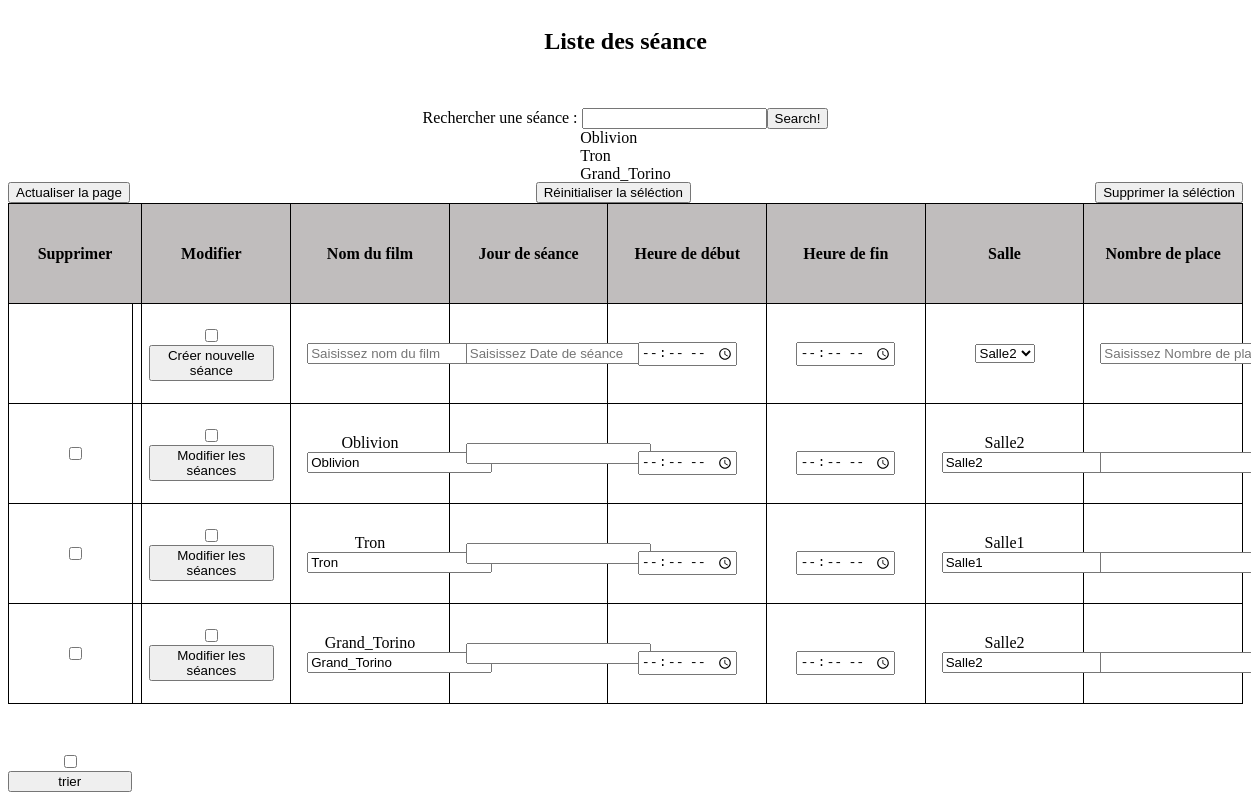
The page /Brouillon_tri2.php on the database its author committed.
### tables this page shows
CREATE TABLE seance_cinema1 (
  `Id` int(11) NOT NULL,
  `FilmName` varchar(250) NOT NULL,
  `DateSeanceBegin` datetime DEFAULT NULL,
  `DateSeanceEnd` datetime DEFAULT NULL,
  `SalleName` varchar(250) DEFAULT NULL,
  `Nombre_de_reservation` int(11) DEFAULT NULL,
  `place_disponible` int(11) DEFAULT NULL
);

### Brouillon_tri2.php (the view, shortened to what this page needs)
<HTML>
    <HEAD>
    </HEAD>
    <body>
    <form class="ligne3"><input type="button" onclick='window.location.reload(false)' value="Actualiser la page"/></form>
    <h2 class="ligne1">Liste des séance</h2>
    <?php
        $pdo = new PDO('mysql:host=localhost;dbname=kinepolise', 'root', '');?>
        <table class="table1">
        <thead>
            <form method="post" action="">
            <input type="checkbox" required="required" value="tri"></br>
        <button name="triNomFilm" type="submit">trier</button>
        <td>Modifier</td>
        <td>Nom du film</td>
        <td>Jour de séance</td>
        <td>Heure de début</td>
        <td>Heure de fin</td>
        <td>Salle</td>
        <td>Nombre de place</td>
        </thead>
    <tr>
    <form method="post" action="">
    <td><input type="checkbox" name="NoRepeat" id="NoRepeat" required="required" value="NoRepeat"><button name="ajoutseance" type="submit">Créer nouvelle séance</button></td>
    <td><input type="text" required="required" name="FilmName" id="FilmName" placeholder="Saisissez nom du film"></td>
    <td><input type="datetime" required="required" name="DateOfNewSeance" id="DateOfNewSeance" placeholder="Saisissez Date de séance"></td>
    <td><input type="time" required="required" name="HourBegin" id="HourBegin" placeholder="Choisissez heure de début"></td>
    <td><input type="time" required="required" name="HourEnd" id="HourEnd" placeholder="Choisissez heure de fin"></td>
        <td><select name="SalleName" required="required" id="SalleName">
        <?php
                try {
                    $pdo = new PDO('mysql:host=localhost;dbname=kinepolise', 'root', '');
                    foreach ($pdo->query('SELECT SalleName FROM infos_cinema1', PDO::FETCH_ASSOC) as $seance) { ?>
                        <option id="Salle"> <?php echo $seance['SalleName'].'<br>'; ?></option> <?php
                    }
                } catch (PDOException $e) {
                    echo 'Récupération Salle impossible';
                }
                ?>
        </select></td>
        <td><input type="number" required="required" name="Nombre_de_place" id="Nombre_de_place" placeholder="Saisissez Nombre de place"></td>
            </form>
        </tr>
        <?php
    foreach ($pdo->query('SELECT * FROM seance_cinema1', PDO::FETCH_ASSOC) as $seance) {
            ?>
        <form method="post" action="">
        <td id="Colonne1"><input type="checkbox" name="Id[]" id="Id" required="required" value=" <?php echo $seance['Id']; ?> "><button name="modifierseance"id="modifier" class="submit">Modifier les séances</button></td>
        <td id="Colonne2"><?php echo $seance['FilmName'];?><div id="div"><input type="text" name="FilmName" id="FilmName" classe="modifier" placeholder="<?php echo $seance['FilmName'];?>" value="<?php echo $seance['FilmName'];?>"></div></td>
        <td id="Colonne3"><?php echo $variable;?><div id="div"><input type="timestamp"  name="DateOfNewSeance"  id="DateOfNewSeance" classe="modifier" placeholder="<?php echo $variable;?>" value="<?php echo $variable;?>"></div></td>
        <td id="Colonne4"><?php echo $seance['HourBegin'];?></br><div id="div"><input type="time" name="HourBegin" id="HourBegin" classe="modifier" placeholder="<?php echo $seance['HourBegin'];?>" value="<?php echo $seance['HourBegin'];?>"></div></td>
        <td id="Colonne5"><?php echo $seance['HourEnd'];?></br><div id="div"><input type="time"  name="HourEnd" id="HourEnd" classe="modifier" placeholder="<?php echo $seance['HourEnd'];?>" value="<?php echo $seance['HourEnd'];?>"></div></td>
        <td id="Colonne6"><?php echo $seance['SalleName'];?><div id="div"><input type="SalleName"  name="SalleName" id="SalleName" classe="modifier" placeholder="<?php echo $seance['SalleName'];?>" value="<?php echo $seance['SalleName'];?>"></div></td>
        <td id="Colonne7"><?php echo $seance['Nombre_de_place'];?></br><div id="div"><input type="number" name="Nombre_de_place" id="Nombre_de_place" classe="modifier" placeholder="<?php echo $seance['Nombre_de_place'];?>" value="<?php echo $seance['Nombre_de_place'];?>"></div></td>
        </form>
    <?php } ?>
    </table>
    <table class="table2">
    <section class="ligne3">
    <form method="post">
        <button  type="reset">Réinitialiser la séléction</button>
        <button  type="submit" name="supprimerseance">Supprimer la séléction</button>
    </section>
    <thead>
    <td>Supprimer</td>
    </thead>
    <td></td>
    <?php
    foreach ($pdo->query('SELECT * FROM seance_cinema1', PDO::FETCH_ASSOC) as $seance) {
            ?>
        <tr><td><input type="checkbox" name="Id[]" id="Id" value=" <?php echo $seance['Id']; ?> "></td></tr>
    <?php } ?>
    </table>
     <form class="ligne2" method="POST" action="">
     <div>Rechercher une séance : <input type="text" name="recherche"><input type="SUBMIT" value="Search!"><div>
     </form>
     <span class="ligne2">
     <?php
    $db_server = 'localhost';
    $db_name = 'kinepolise';
    $db_user_login = 'root';
    $db_user_pass = '';
    $conn = mysqli_connect($db_server,$db_user_login, $db_user_pass, $db_name);
     $recherche = isset($_POST['recherche']) ? $_POST['recherche'] : '';
     $q = $conn->query(
     "SELECT FilmName FROM seance_cinema1
      WHERE FilmName LIKE '%$recherche%'");
     while( $r = mysqli_fetch_array($q)){
     echo $r['FilmName'].'<br/>';
     }
    ?>
    </span>
    </body>

### Brouillon_tri2.php (style rules this page uses)
body { font-family: Calibri, serif; display: grid; grid-template-columns: 10% 90%; grid-template-rows: 100px 25px 70px 1fr; }
.table1, .table2 { border-collapse: collapse; width: 100%; height: 300px; }
.ligne1 { grid-column: 1/3; grid-row: 1/1; display: flex; justify-content: space-around; }
.ligne2 { grid-column: 1/3; grid-row: 2/2; display: flex; justify-content: center; }
.ligne3 { grid-row: 3/3; display: flex; justify-content: space-between; align-items: flex-end; margin-bottom: 0px; }
.table1 { grid-column: 2/2; grid-row: 4/4; }
.table2 { grid-column: 1/1; grid-row: 4/4; }
table td { border: 1px solid black; padding: 1rem; text-align: center; max-width: 100px; min-width: 100px; word-wrap: break-word; height: 100px; }
thead td { background-color: rgb(192, 189, 189); font-weight: bold; }

### rows shown on the page
seance_cinema1: FilmName "Oblivion", SalleName "Salle2"
seance_cinema1: FilmName "Tron", SalleName "Salle1"
seance_cinema1: FilmName "Grand_Torino", SalleName "Salle2"

### other values the page prints
form field SalleName "Salle2"
